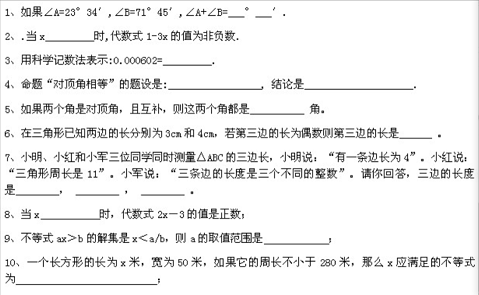
//> input picture project_code/images/fill.png, 479 x 295 px
$ ./VC_FANFUHAN_OPENCV066   (built with g++ and OpenCV 4)
//> lines starting //> are read from the running program, lines starting //| are printed output that depends on the picture; after the words box and inside, x2 and y2 are one past the last pixel; in counts of white or black regions, pixels touching at a corner belong together
// VC_FANFUHAN_OPENCV066.cpp : 定義主控台應用程式的進入點。
//
/*
// Debug | x32
通用屬性
| C/C++
|	| 一般
|		| 其他 Include 目錄 -> ..\..\opencv411_x64\include
|
| 連結器
| 	|一一般
|		|  其他程式庫目錄 -> ..\..\opencv411_x64\lib
|
| 	|一輸入
|		| 其他相依性 -> opencv_world411d.lib;%(AdditionalDependencies)

// Releas | x64
組態屬性
| C/C++
|	| 一般
|		| 其他 Include 目錄 -> ..\..\opencv411_x64\include;%(AdditionalDependencies)
|
| 連結器
| 	|一般
|		| 其他程式庫目錄 -> ..\..\opencv411_x64\lib;%(AdditionalDependencies)
|
| 	|一輸入
|		| 其他相依性 -> opencv_world411.lib;%(AdditionalDependencies)

*/

#include "stdafx.h"
#include <iostream>
#include <opencv2/opencv.hpp>
#include <opencv2/core/core.hpp>
#include <opencv2/highgui/highgui.hpp>

using namespace std;
using namespace cv;

void blur_demo(Mat &image, Mat &sum);
void edge_demo(Mat &image, Mat &sum);
int getblockSum(Mat &sum, int x1, int y1, int x2, int y2, int i);

void showHistogram(InputArray src, cv::String StrTitle);
void backProjection_demo(Mat &mat, Mat &model);
void blur3x3(Mat &src, Mat *det);

void add_salt_pepper_noise(Mat &image);
void add_gaussian_noise(Mat &image);

void USMImage(Mat src, Mat &usm, float fltPar);

void pyramid_up(Mat &image, vector<Mat> &pyramid_images, int level);
void pyramid_down(vector<Mat> &pyramid_images);

void laplaian_demo(vector<Mat> &pyramid_images, Mat &image);

void connected_component_demo(Mat &image);
void componentwithstats_demo(Mat &image);

void contours_info(Mat &image, vector<vector<Point>> &pts);
void contours_info(Mat &image, vector<vector<Point>> &pts, int threshold01, int threshold02);

void  open_demo(bool blnopen);
void  close_demo();

// [5 lines left out: function pause, not called in this run]
int main()
{
	open_demo(false);//考卷 填空底線 搜尋 標記 - 驗證開運算和關運算可以互換
	close_demo();//過濾小圓
	waitKey(0);
	return 0;
}
void close_demo()
{
	//讀取圖像
	Mat src = imread("../images/morph3.png");
	imshow("close_demo_input", src);

	//二值圖像
	Mat gray, binary;
	cvtColor(src, gray, COLOR_BGR2GRAY);
	threshold(gray, binary, 0, 255, THRESH_BINARY | THRESH_OTSU);
	imshow("close_demo_binary", binary);

	//閉操作//
	//Mat se = getStructuringElement(MORPH_ELLIPSE, Size(30, 30), Point(-1, -1));
	//Mat se = getStructuringElement(MORPH_RECT, Size(30, 30), Point(-1 , -1));
	Mat se = getStructuringElement(MORPH_RECT, Size( 35 , 35 ), Point( -1 , -1 ));
	morphologyEx(binary, binary, MORPH_CLOSE, se);
	imshow("close_demo rect=35,35 ", binary);
}

void open_demo(bool blnopen)
{
//> called with blnopen = false
	//讀取圖像
	Mat src = imread("../images/fill.png");
//> src is the input picture: 295 rows x 479 cols, CV_8UC3; mean B, G, R 238.6, 238.6, 238.6
	imshow("open_demo_input", src);

	//二值圖像
	Mat gray, binary;
	cvtColor(src, gray, COLOR_BGR2GRAY);
	if (blnopen)
	{
		threshold(gray, binary, 0, 255, THRESH_BINARY_INV | THRESH_OTSU);
	}
	else
	{
		threshold(gray, binary, 0, 255, THRESH_BINARY | THRESH_OTSU);
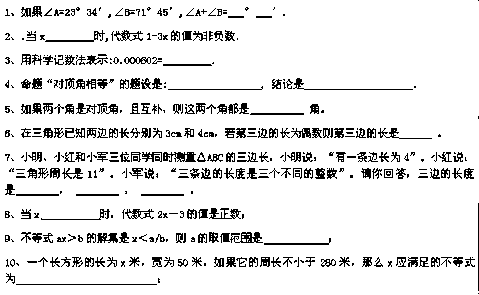
//> binary: 295 rows x 479 cols, CV_8UC1; 90.1% white; black in thin lines or dots
	}
	imshow("open_demo_binary", binary);

	//開操作 -去除黑色雜訊 強化/獲取 連通元件(mask) 保留長（x＝25）底線（y＝1）
	Mat se = getStructuringElement(MORPH_RECT, Size(25, 1), Point(-1, -1));
	if (blnopen)
	{
		morphologyEx(binary, binary, MORPH_OPEN, se);
	}
	else
	{
		morphologyEx(binary, binary, MORPH_CLOSE, se);//
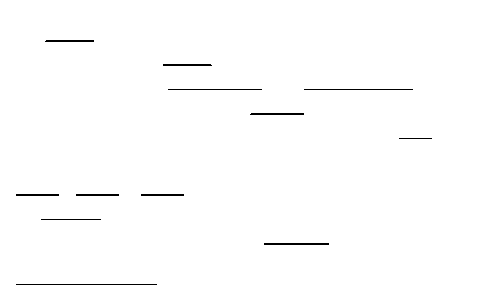
//> binary: 295 rows x 479 cols, CV_8UC1; 99.2% white; black in thin lines or dots, all inside (x1, y1, x2, y2) = (16, 40, 432, 285)
		threshold(binary, binary, 0, 255, THRESH_BINARY_INV | THRESH_OTSU);
	}
	imshow("open_op", binary);

	//繪製填空位置
	vector < vector <Point>> contours;
	vector <Vec4i> hierarhy;
	findContours(binary, contours, hierarhy, RETR_EXTERNAL, CHAIN_APPROX_SIMPLE, Point(-1, -1));
//> contours = 12 contours, 5 with area under 20; largest, box (x1, y1, x2, y2) and area: (263, 242, 328, 244) 64, (249, 112, 303, 114) 52, (162, 63, 211, 65) 48, (44, 39, 93, 41) 48, (140, 193, 183, 195) 42, (75, 193, 118, 195) 42, (15, 193, 58, 195) 42
	for (size_t t = 0; t < contours.size(); t++)
	{
		Rect roi = boundingRect(contours[t]);
		roi.y = roi.y - 10;
		roi.height = 12;
		rectangle(src, roi, Scalar(0, 0, 255));
	}
//> this loop made 12 passes
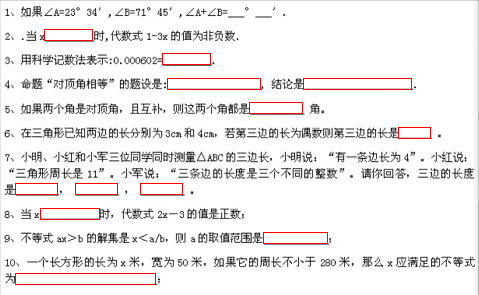
//> src: 295 rows x 479 cols, CV_8UC3; 1.28% of pixels changed, all inside (x1, y1, x2, y2) = (15, 29, 431, 285)
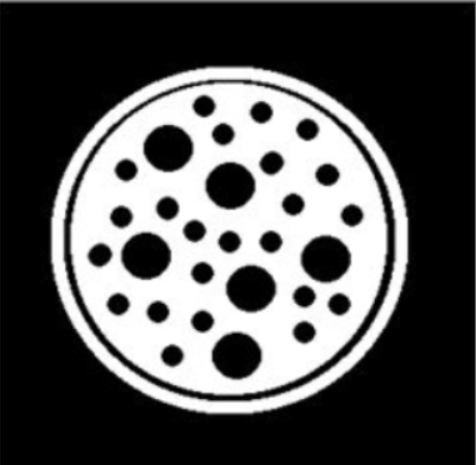
//> input picture project_code/VC_FANFUHAN_OPENCV/images/morph3.png, 476 x 465 px
//> in close_demo, src is the input picture: 465 rows x 476 cols, CV_8UC3; min 0, max 255, mean 83.5
//> in close_demo, `threshold(gray, binary, 0, 255, THRESH_BINARY | THRESH_OTSU);`:
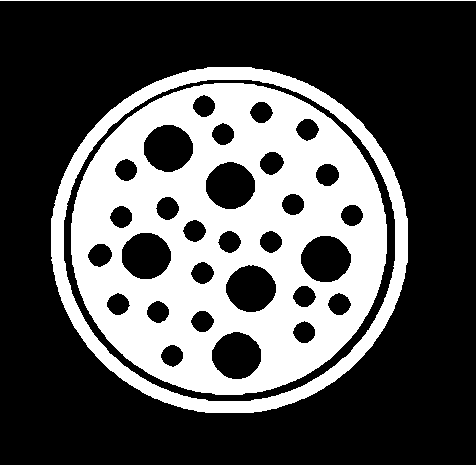
//> binary: 465 rows x 476 cols, CV_8UC1; 32.8% white; 3 white regions, box (x1, y1, x2, y2) and area: (71, 83, 387, 395) 58613, (51, 67, 408, 413) 13591, (0, 0, 476, 1) 476
//> in close_demo, `morphologyEx(binary, binary, MORPH_CLOSE, se);`:
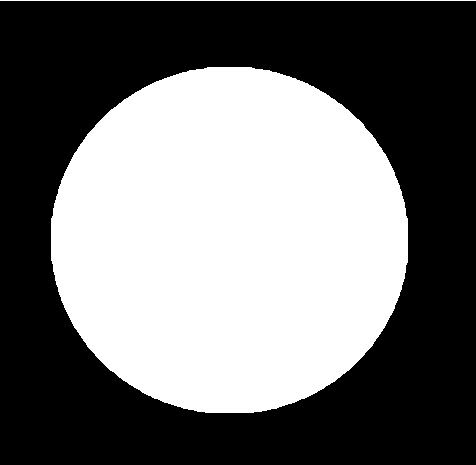
//> binary: 465 rows x 476 cols, CV_8UC1; 44.4% white; 2 white regions, box (x1, y1, x2, y2) and area: (51, 67, 408, 413) 97775, (0, 0, 476, 1) 476

	//顯示結果
	imshow("open_demo", src);
}
// [283 lines left out: functions contours_info, contours_info, componentwithstats_demo, connected_component_demo, laplaian_demo, pyramid_down and 3 more, not called in this run]

/**
* 3x3 sobel 垂直边缘检测演示
*/
// [212 lines left out: functions edge_demo, getblockSum, add_gaussian_noise, add_salt_pepper_noise, blur3x3, backProjection_demo and 1 more, not called in this run]
